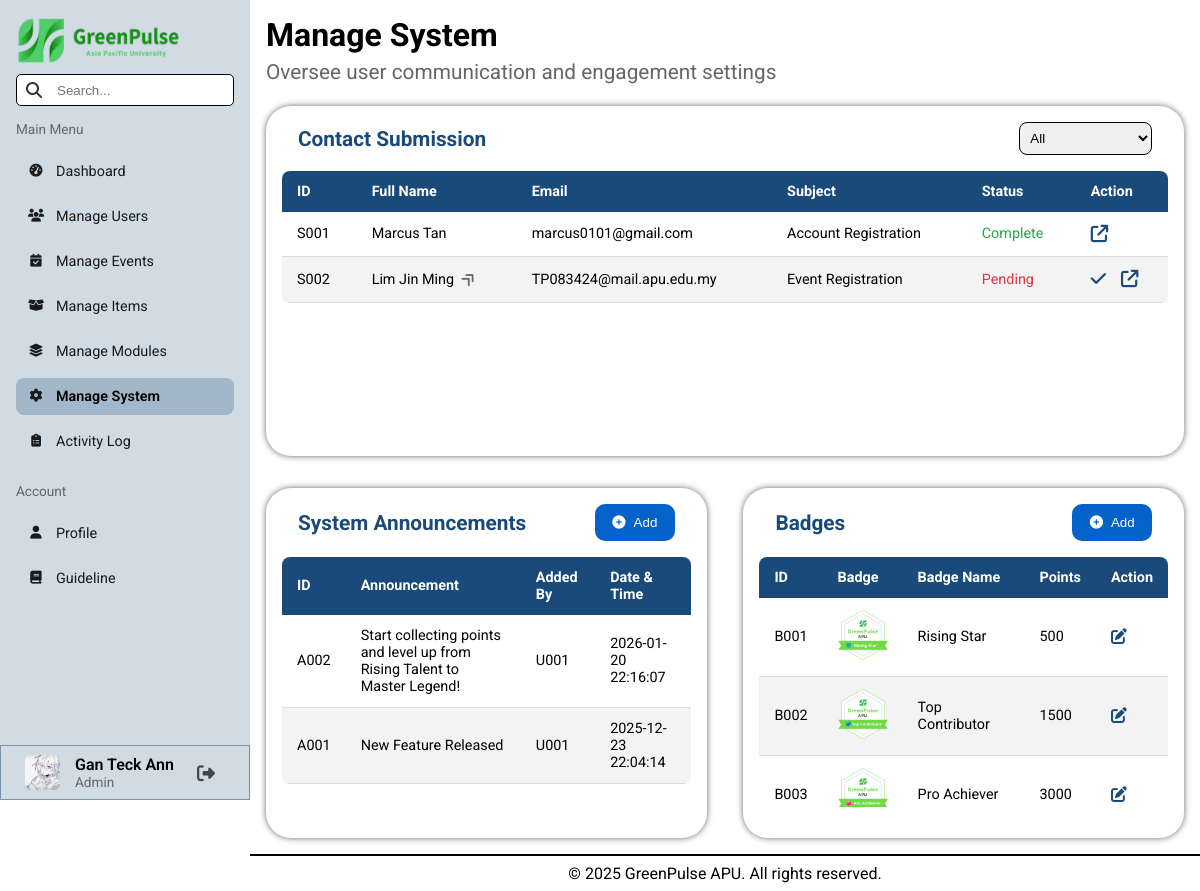
Page /pages/admin/manageSystem.php (signed in) on the committed database.
### tables this page shows
CREATE TABLE `users` (
  `user_id` varchar(8) NOT NULL,
  `name` varchar(100) NOT NULL,
  `nationality` varchar(50) DEFAULT NULL,
  `gender` char(1) DEFAULT NULL,
  `date_of_birth` date NOT NULL,
  `contact_number` varchar(12) NOT NULL,
  `education_email` varchar(50) NOT NULL,
  `course_name` varchar(255) NOT NULL,
  `registration_date` date NOT NULL,
  `password` varchar(255) NOT NULL,
  `safety_question_1` varchar(150) DEFAULT NULL,
  `answer_1` varchar(150) DEFAULT NULL,
  `safety_question_2` varchar(150) DEFAULT NULL,
  `answer_2` varchar(150) DEFAULT NULL,
  `green_points` int(11) DEFAULT NULL,
  `total_earned` int(11) DEFAULT NULL,
  `avatar` varchar(255) DEFAULT NULL,
  `role` varchar(50) NOT NULL,
  `last_login` datetime DEFAULT NULL,
  `account_status` varchar(50) NOT NULL DEFAULT 'Active'
);

CREATE TABLE `contact_submission` (
  `submission_id` varchar(8) NOT NULL,
  `user_id` varchar(8) DEFAULT NULL,
  `full_name` varchar(100) NOT NULL,
  `email_address` varchar(50) NOT NULL,
  `contact_number` varchar(12) NOT NULL,
  `subject` varchar(100) NOT NULL,
  `content` varchar(255) NOT NULL,
  `submission_datetime` datetime NOT NULL,
  `submission_status` varchar(50) NOT NULL DEFAULT 'Pending'
);

CREATE TABLE `announcement` (
  `announcement_id` varchar(8) NOT NULL,
  `user_id` varchar(8) NOT NULL,
  `announcement_details` varchar(255) NOT NULL,
  `announcement_datetime` datetime NOT NULL
);

CREATE TABLE `badges` (
  `badge_id` varchar(8) NOT NULL,
  `badge_name` varchar(50) NOT NULL,
  `badge_image` varchar(255) NOT NULL,
  `points_required` int(11) NOT NULL
);

### backend/sessionData.php (called while the page is built, shortened)
<?php
    $userID = $_SESSION["userID"];
    $userName = $_SESSION["userName"];
?>

### backend/utility.php (called while the page is built, shortened)
<?php
    function statusColor($status) {
        if ($status === "Active" || $status === "Complete") {
            return "#28a745";
        }
        elseif ($status === "Inactive" || $status === "Pending") {
            return "#dc3545";
        }
    }
?>

### pages/admin/manageSystem.php (the view, shortened to what this page needs)
<?php
    include("../../conn.php");
    include("../../backend/sessionData.php");
    include("../../backend/utility.php");
    $sql_submission = "SELECT * FROM contact_submission";
    $currentStatus = "";
    $result_submission = mysqli_query($conn, $sql_submission);
    $submissions = array();
    if (mysqli_num_rows($result_submission) > 0) {
        while($row = mysqli_fetch_assoc($result_submission)) {
            $submissions[] = $row;
        }
    }
    $sql_announcement = "SELECT * FROM announcement GROUP BY announcement_datetime DESC";
    $result_announcement = mysqli_query($conn, $sql_announcement);
    $sql_badge = "SELECT * FROM badges";
    $result_badge = mysqli_query($conn, $sql_badge);
?>
<!DOCTYPE html>
<html lang="en">
    <head>
        <link rel="stylesheet" href="../../styles/admin.css">
        <?php include("library.php"); ?>
    </head>
    <body>
        <?php include("header.php"); ?>
        <main class="search-area">
            <h1>Manage System</h1>
            <h2 class="page-subTitle">Oversee user communication and engagement settings</h2>
            <div class="flex-container">
                <div class="contact-submission-container">
                    <div class="contact-submission-header">
                        <h3>Contact Submission</h3>
                        <form action="" method="GET" id="submission-form">
                            <select id="submission-status" name="submissionStatus">
                                <option value="" <?php if($currentStatus == "") echo "selected" ?>>All</option>
                            </select>
                        </form>
                    </div>
                    <div class="table-container desktop-table">
                        <table>
                            <thead>
                                <tr>
                                    <th>ID</th>
                                    <th>Full Name</th>
                                    <th>Email</th>
                                    <th>Subject</th>
                                    <th>Status</th>
                                    <th>Action</th>
                                </tr>
                            </thead>
                            <tbody>
                                <?php
                                    foreach ($submissions as $row) {
                                        $textColor = statusColor($row["submission_status"]);
                                        echo '<tr>
                                                <td>' . $row['submission_id'] . '</td>';
                                                if (!Empty($row["user_id"])) {
                                                    echo '<td>
                                                            <a href="viewUserProfile.php?id=' . $row['user_id'] . '" class="redirect-link" title="View User Profile">
                                                                ' . $row['full_name'] . '
                                                                <i class="fa-solid fa-angle-double-right table-linkIcon"></i>
                                                            </a>
                                                          </td>';
                                                }
                                                else {
                                                    echo '<td>' . $row['full_name'] . '</td>';
                                                }
                                          echo '<td>' . $row['email_address'] . '</td>
                                                <td>' . $row['subject'] . '</td>
                                                <td style="color:' . $textColor . '">' . $row['submission_status'] . '</td>
                                                <td>
                                                    <div class="action-container">';
                                                        if ($row["submission_status"] === "Pending") {
                                                            echo '<form action="" method="GET">
                                                                        <input type="hidden" name="target_submissionID" value="' . $row['submission_id'] . '">
                                                                        <input type="hidden" name="next_status" value="Complete">
                                                                        <button name="btnChangeStatus" type="submit" class="action-btn confirm-btn" title="Complete">
                                                                            <i class="fa-solid fa-check"></i>
                                                                        </button>
                                                                   </form>';
                                                        }
                                                        echo '<a href="viewContactSubmission.php?id=' . $row['submission_id'] . '" class="action-btn" title="View">
                                                            <i class="fa-solid fa-arrow-up-right-from-square"></i>
                                                        </a>
                                                    </div>
                                                </td>
                                              </tr>';
                                    }
                                ?>
                            </tbody>
                        </table>
                    </div>
                </div>
                <div class="manage-system-big-container">
                    <div class="manage-system-container">
                        <div class="manage-system-header">
                            <h3>System Announcements</h3>
                            <button class="add-new-btn addNewAnnouncement-btn">
                                <i class="fa-solid fa-circle-plus"></i>
                                <p>Add</p>
                            </button>
                        </div>
                        <div class="table-container table-handle">
                            <table>
                                <thead>
                                    <tr>
                                        <th>ID</th>
                                        <th>Announcement</th>
                                        <th>Added By</th>
                                        <th>Date & Time</th>
                                    </tr>
                                </thead>
                                <tbody>
                                    <?php
                                        if (mysqli_num_rows($result_announcement) > 0) {
                                            while($row = mysqli_fetch_assoc($result_announcement)) {
                                                echo '<tr>
                                                        <td>' . $row['announcement_id'] . '</td>
                                                        <td>' . $row['announcement_details'] . '</td>
                                                        <td>' . $row['user_id'] . '</td>
                                                        <td>' . $row['announcement_datetime'] . '</td>
                                                      </tr>';
                                            }
                                        }
                                    ?>
                                </tbody>
                            </table>
                        </div>
                    </div>
                    <div class="manage-system-container">
                        <div class="manage-system-header">
                            <h3>Badges</h3>
                            <button class="add-new-btn addnewBadge-btn">
                                <i class="fa-solid fa-circle-plus"></i>
                                <p>Add</p>
                            </button>
                        </div>
                        <div class="table-container table-handle">
                            <table>
                                <thead>
                                    <tr>
                                        <th>ID</th>
                                        <th>Badge</th>
                                        <th>Badge Name</th>
                                        <th>Points</th>
                                        <th>Action</th>
                                    </tr>
                                </thead>
                                <tbody>
                                    <?php
                                        if (mysqli_num_rows($result_badge) > 0) {
                                            while($row = mysqli_fetch_assoc($result_badge)) {
                                                echo '<tr>
                                                        <td>' . $row['badge_id'] . '</td>
                                                        <td><img src="../../' . $row['badge_image'] . '" alt="badge" width="50px" height="50px"></td>
                                                        <td>' . $row['badge_name'] . '</td>
                                                        <td>' . $row['points_required'] . '</td>
                                                        <td>
                                                            <a href="updateBadge.php?id=' . $row['badge_id'] . '" class="action-btn" title="Update">
                                                                <i class="fa-solid fa-pen-to-square"></i>
                                                            </a>
                                                        </td>
                                                      </tr>';
                                            }
                                        }
                                    ?>
                                </tbody>
                            </table>
                        </div>
                    </div>
                </div>
            </div>
        </main>
        <?php include("footer.php"); ?>
    </body>
</html>

### pages/admin/header.php (shortened to what this page needs)
<?php
    $sql_userInfo = "SELECT avatar FROM users WHERE user_id = '$userID'";
    $result_userInfo = mysqli_query($conn, $sql_userInfo);
    $data_userInfo = mysqli_fetch_assoc($result_userInfo);
    $avatar = $data_userInfo["avatar"] ?? "src/avatars/default.png";
?>
<aside id="sidebar">
    <img src="../../src/elements/logo_horizontal.png" alt="Logo" width="165rem" height="50rem" class="desktop_logo">
    <div class="search-box">
        <input type="text" id="txtSearchInput" placeholder="Search...">
    </div>
    <p class="sidebar-subTitle">Main Menu</p>
    <div class="nav-pages">
        <a id="dashboard" href="index.php">
            <i class="fa-solid fa-gauge-high"></i> Dashboard
        </a>
        <a id="manageUsers" href="manageUsers.php">
            <i class="fa-solid fa-users"></i> Manage Users
        </a>
        <a id="manageEvents" href="manageEvents.php">
            <i class="fa-solid fa-calendar-check"></i> Manage Events
        </a>
        <a id="manageItems" href="manageItems.php">
            <i class="fa-solid fa-box-open"></i> Manage Items
        </a>
        <a id="manageModules" href="manageModules.php">
            <i class="fa-solid fa-layer-group"></i> Manage Modules
        </a>
        <a id="ManageSystem" href="manageSystem.php">
            <i class="fa-solid fa-gear"></i> Manage System
        </a>
        <a id="activityLog" href="activityLog.php">
            <i class="fa-solid fa-clipboard-list"></i> Activity Log
        </a>
    </div>
    <p class="sidebar-subTitle">Account</p>
    <div class="nav-pages">
        <a id="profile" href="profile.php">
            <i class="fa-solid fa-user"></i> Profile
        </a>
        <a id="guildeline" href="guideline.php">
            <i class="fa-solid fa-book"></i> Guideline
        </a>
    </div>
    <div class="user-info-section">
        <img src="../../<?php echo $avatar ?>" alt="user_avatar" width="35px" height="35px">
        <div class="user-info-box">
            <p class="name"> <?php echo $userName ?? "Unknown User" ?> </p>
            <p class="role">Admin</p>
        </div>
        <form action="../../backend/logoutRedirect.php" method="POST" class="logout-form">
            <button type="submit" class="logout-btn" title="Logout">
                <i class="fa-solid fa-right-from-bracket"></i>
            </button>
        </form>
    </div>
</aside>

### rows in the picture
users: avatar (picture)
contact_submission: submission_id "S001", full_name "Marcus Tan", email_address "marcus0101@gmail.com", subject "Account Registration", submission_status "Complete"
contact_submission: submission_id "S002", full_name "Lim Jin Ming", email_address "TP083424@mail.apu.edu.my", subject "Event Registration", submission_status "Pending"
announcement: announcement_id "A002", announcement_details "Start collecting points and level up from Rising Talent to Master Legend!", user "U001", announcement_datetime "2026-01-20 22:16:07"
announcement: announcement_id "A001", announcement_details "New Feature Released", user "U001", announcement_datetime "2025-12-23 22:04:14"
badges: badge_id "B001", badge_image (picture), badge_name "Rising Star", points_required "500"
badges: badge_id "B002", badge_image (picture), badge_name "Top Contributor", points_required "1500"
badges: badge_id "B003", badge_image (picture), badge_name "Pro Achiever", points_required "3000"

### other values in the picture
$userName "Gan Teck Ann"
